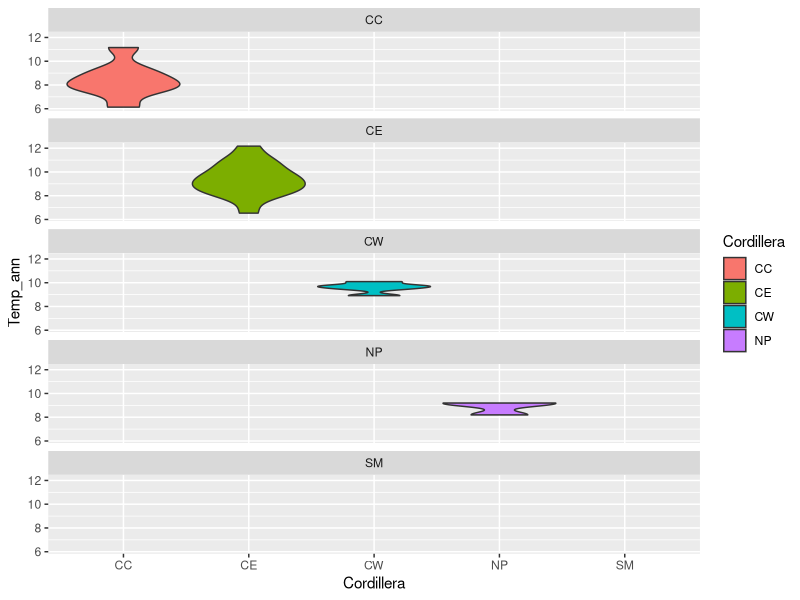
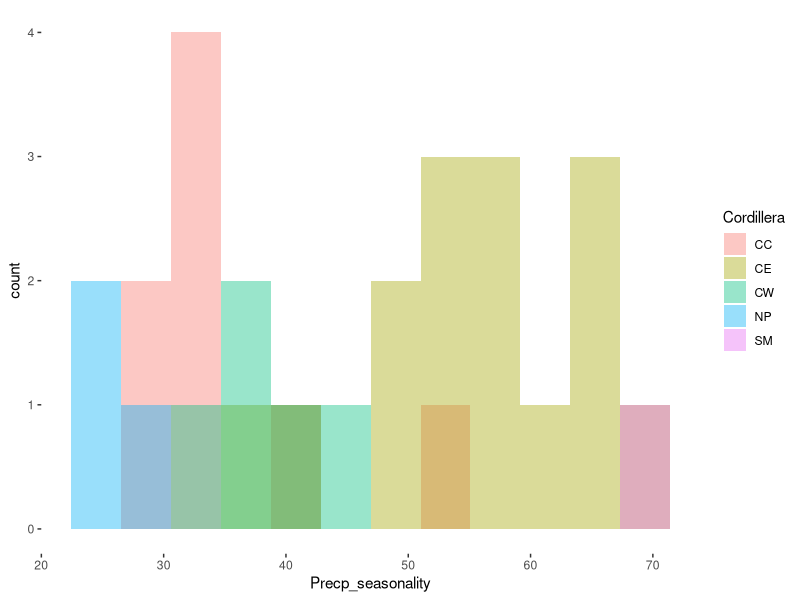
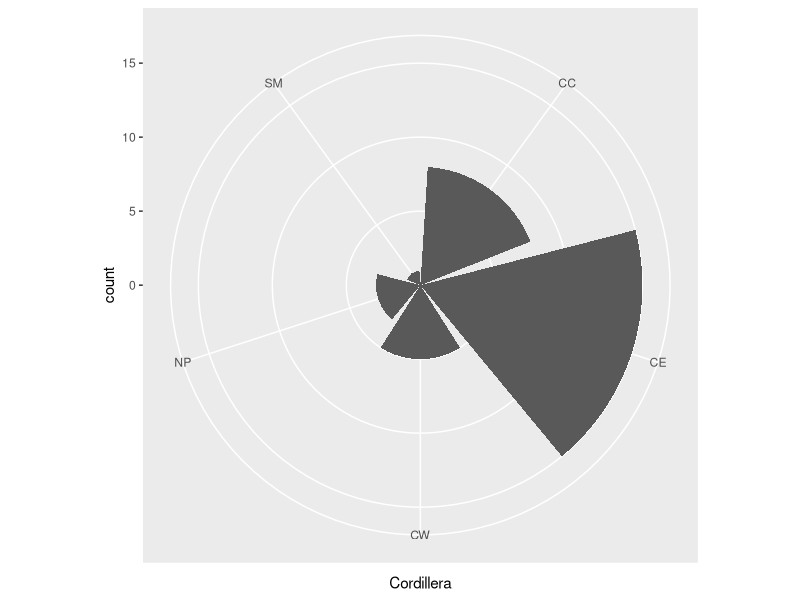

Write the R code that produced these figures, in order.
####################################################################
##                                                                ##
##  Análisis de datos utilizando el lenguaje de programación R:   ##
##  una experiencia de aprendizaje virtual en el aula invertida   ##
##                                                                ##
##                 Proyecto INNOVA-TIC 2021                       ##
##                                                                ##
## Creado por:     Björn Reu (breu@uis.edu.co )                   ##
##                 Yovanny Duran Barajas                          ##
##                 Zarith Tatiana Villamizar                      ##
##                 Silvia Fernanda Ardila Hurtado                 ## 
##                 Sergio Andres Bolivar-Santamaria               ##
##                                                                ##
##  con el apoyo de la Vicerrectoría Académica,                   ##
##  Universidad Industrial de Santander                           ##
##                                                                ##
####################################################################
##                                                                ##
##            ***   Unidad 1  ***  Sesión 9   ***                 ##
##                     Ejercicios y refuerzo                      ##
##                                                                ##
####################################################################

library(tidyverse)

dat_env <- read_csv("env_Paramos_Colombia.csv")

####################################################################
##                           Sesión 4                             ##
####################################################################

# 1. Cree un data frame en el cual agrupe las observaciones por la variable Cordillera y calcule el número de observaciones, valor promedio y mediana de su área en cada uno. Ademas cree un subconjunto de los datos para cada observación en el mismo data frame

ejercicio <- dat_env %>% 
  group_by(Cordillera) %>% 
  summarise(data = list(cur_data_all()), n = n(), mean = mean(AREA_KM2), median = median(AREA_KM2))

# 2. Averigue cual es la temperatura y precipitación anual máxima de cada cordillera. Además, mantenga todas las columnas del data frame original que correspondan a los valores máximos encontrados
max_ele <- mayor <- dat_env %>% 
  group_by(Cordillera) %>% 
  mutate(Temp = max(Temp_ann), Prec = max(Precp_ann)) %>% 
  filter(Temp == Temp_ann | Prec == Precp_ann)

# Pista: use la función mutate y filter 

# 3. Ordene de mayor a menor la variable AREA_KM2 del data frame dat_env y seleccione las variables que empiecen por una vocal

ordenado <- dat_env %>% arrange(desc(AREA_KM2)) %>% select(starts_with(c("a", "e", "i", "o", "u")))

# 4. Cree un data frame en donde añada dos columnas, una en donde le sume 100 a cada observacion de isotermalidad y otra donde le reste 1000. Ademas, mantenga la variable de cordillera e isotermalidad original. Agrupe las observacioens por cordillera y cree un data frame que contenga los valores promedio de las 3 variables numéricas.

##Pista: revise argumento where() y utilicelo dentro de la función across para seleccionar solo las columnas de clase numerica

ejercicio_2 <- dat_env %>%
  select(Cordillera, Isother) %>% 
  mutate(masmil = Isother+100, menosmil = Isother-100) %>% 
  group_by(Cordillera) %>% 
  summarise(across(where(is.numeric), mean))

####################################################################
##                           Sesión 5                             ##
####################################################################

# 1. Realice una gráfica de violines con la temperatura anual de cada cordilerra en ventanas separadas. Agregue títulos de los ejes y colores a cada gráfica

dat_env %>% 
  group_by(Cordillera) %>% 
  ggplot(aes(x = Cordillera, y = Temp_ann, fill = Cordillera)) + 
  geom_violin() +
  facet_wrap(~Cordillera, ncol = 1)

# 2. Grafique mediante un histograma la estacionalidad de la precipitación en cada cordillera con colores que se sobrelapen entre sí

#Pista: Utilice el argumento alpha dentro del geom_

ggplot(data = dat_env) + 
  geom_histogram(aes(x = Precp_seasonality, fill = Cordillera), 
                 bins = 12, position = "identity", alpha = 0.4) + # alpha para ver las barras que se sobreponen
  theme_bw() + theme(panel.border = element_blank(), 
                     panel.grid.major = element_blank(), 
                     panel.grid.minor = element_blank(), 
                     axis.line = element_line(colour = "white")) 

# 3. Cree un tema que contenga los siguientes elementos:
 # a. Líneas en los 4 bordes de color amarillo
 # b. Lineas horizontales y verticales discontinuas de color azul y negro respectivamente
 # c. Fondo gris interno
 # d. Fondo rosado externo

# 4. Grafique el número de observaciones de cada cordillera en una gráfica de barras con colores y nombres en los ejes. Adicionalmente, convierta la gráfica de barras en una gráfica de torta mediante el argumento coord_polar().

dat_env %>% 
  ggplot(aes(x = Cordillera)) +
  geom_bar() +
  coord_polar()

# 5. Cree un vector con los nombres de las cordilerras como factores y utilice forcats para ordenar los nombres manualmente de la siguiente forma: SM,CC,CW,CP Y CE

f <- as.factor(dat_env$Cordillera)
levels(f)
fct_relevel(f, "SM","CC","CW","CP","CE")

####################################################################
##                           Sesión 6                             ##
####################################################################

# 1. Presente este documento en formato markdown
